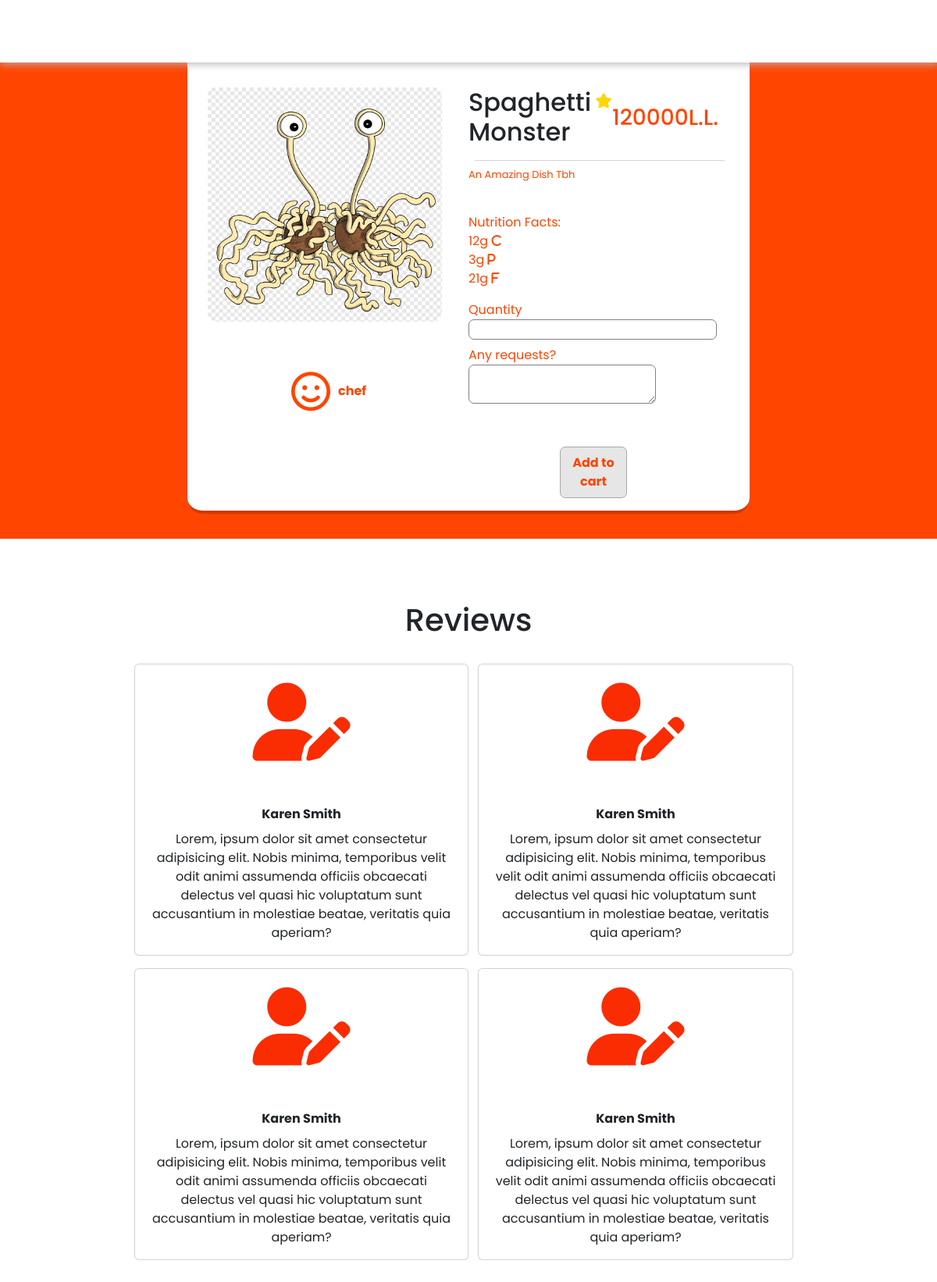
/order.php?id=46, run on the app's committed database.
### tables this page shows
CREATE TABLE `dishes` (
  `name` varchar(100) NOT NULL,
  `description` varchar(100) NOT NULL,
  `cuisine` varchar(100) NOT NULL,
  `diet` varchar(100) NOT NULL,
  `price` int(11) NOT NULL,
  `carbohydrates` int(11) NOT NULL,
  `protein` int(11) NOT NULL,
  `fat` int(11) NOT NULL,
  `id` int(11) NOT NULL,
  `image` varchar(100) NOT NULL,
  `chefid` varchar(100) NOT NULL
);

### order.php (the view, shortened to what this page needs)
<?php
include_once('config.php');
?>
<!DOCTYPE html>
<html lang="en">
<head>
  <link href="https://cdn.jsdelivr.net/npm/bootstrap@5.2.2/dist/css/bootstrap.min.css" rel="stylesheet" />
  <link rel="stylesheet" href="https://cdnjs.cloudflare.com/ajax/libs/font-awesome/6.2.0/css/all.min.css" />
  <link rel="stylesheet" href="order.css" />
  <link rel="stylesheet" href="navbar.css" />
  <link rel="stylesheet" href="footer.css" />
</head>
<body>
  <nav id="header">
  </nav>
  <?php
  $id = $_GET['id'];
  $sql = "SELECT * FROM dishes WHERE id = $id";
  $query = $db->prepare($sql);
  $query->execute();
  $result = $query->fetchAll(PDO::FETCH_OBJ);
  $dishname = $result[0]->name;
  $dishdescription = $result[0]->description;
  $dishprice = $result[0]->price;
  $dishimage = $result[0]->image;
  $dishchefid = $result[0]->chefid;
  $dishcarbohydrates = $result[0]->carbohydrates;
  $dishprotein = $result[0]->protein;
  $dishfat = $result[0]->fat;
  $dishrating = $result[0]->rating;
  ?>
  <div class="container1 mt-3">
    <div class="subcontainer d-flex p-3">
      <div class="row w-100">
        <div class="col-lg-6">
          <div class="d-flex justify-content-center">
            <div class="imagecontainer mt-5">
              <img src="imageUploads/<?php echo $dishimage ?>" style="object-fit: contain;max-width:100%; max-height: 100%;border-radius: 10px; width: 300px;"></img>
            </div>
          </div>
          <div align="center" style="color: orangered; text-indent: 10px;" class="d-flex align-items-center justify-content-center my-3"><i class="fa-regular fa-face-smile mt-5" style="font-size: 50px; color: orangered;"></i><a class="chef mt-5" href="account.html"><?php echo $dishchefid ?></a></div>
        </div>
        <div class="col-lg-6">
          <div class="rogw">
            <div class="d-flex justify-content-between align-items-center">
              <h2 class="mt-5 title text-dark"><?php echo $dishname ?></h2>
              <span style="color: orangered; font-size: larger;"><i class="fa-solid fa-star mt-" style="color: gold;"></i> <?php echo $dishrating ?></span>
              <h3 class="mt-5 title"><?php echo $dishprice ?>L.L.</h3>
            </div>
            <div class="divider ms-2 my-2" style="width: 100%"></div>
            <p class="description" style="font-size:small;"><?php echo $dishdescription ?></p><br />
            <p style="color: orangered;">Nutrition Facts: <br> <?php echo $dishcarbohydrates ?>g <i class="fa-solid fa-c"></i> <br> <?php echo $dishprotein ?>g <i class="fa-solid fa-p"></i> <br> <?php echo $dishfat ?>g <i class="fa-solid fa-f"></i></p>
          </div>
          <div class="row justify-content-center">
            <div class="col-lg-6">
              <label>Quantity</label>
              <br>
              <input name="quantity" id="quantity" type="number">
              <br>
              <label class="mt-2">Any requests?</label>
              <br>
              <textarea type="text" id="request" name="request" style="width: 15em"></textarea>
            </div>
            <div class="col-lg-6">
            </div>
            <button name="cart" id="cart" class='w-25 py-2 mt-5 add-btn'>Add to cart</button>
          </div>
        </div>
      </div>
    </div>
  </div>
  <div class="container2 mt-5 mb-5">
    <h1 align="center" class="">Reviews</h1><br>
    <div class="row mb-3">
      <div class="col-lg-6 col-md-12 p-0">
        <div class="card text-center">
          <i class="fa-solid fa-user-pen my-4" style="font-size: 100px;"></i><br>
          <strong class="py-2">Karen Smith</strong>
          <p class="px-3">Lorem, ipsum dolor sit amet consectetur adipisicing elit. Nobis minima, temporibus velit odit animi assumenda officiis obcaecati delectus vel quasi hic voluptatum sunt accusantium in molestiae beatae, veritatis quia aperiam?</p>
        </div>
      </div>
      <div class="col-lg-6 col-md-12">
        <div class="card text-center">
          <i class="fa-solid fa-user-pen my-4" style="font-size: 100px;"></i><br>
          <strong class="py-2">Karen Smith</strong>
          <p class="px-3">Lorem, ipsum dolor sit amet consectetur adipisicing elit. Nobis minima, temporibus velit odit animi assumenda officiis obcaecati delectus vel quasi hic voluptatum sunt accusantium in molestiae beatae, veritatis quia aperiam?</p>
        </div>
      </div>
    </div>
    <div class="row">
      <div class="col-lg-6 col-md-12 p-0">
        <div class="card text-center">
          <i class="fa-solid fa-user-pen my-4" style="font-size: 100px;"></i><br>
          <strong class="py-2">Karen Smith</strong>
          <p class="px-3">Lorem, ipsum dolor sit amet consectetur adipisicing elit. Nobis minima, temporibus velit odit animi assumenda officiis obcaecati delectus vel quasi hic voluptatum sunt accusantium in molestiae beatae, veritatis quia aperiam?</p>
        </div>
      </div>
      <div class="col-lg-6 col-md-12">
        <div class="card text-center">
          <i class="fa-solid fa-user-pen my-4" style="font-size: 100px;"></i><br>
          <strong class="py-2">Karen Smith</strong>
          <p class="px-3">Lorem, ipsum dolor sit amet consectetur adipisicing elit. Nobis minima, temporibus velit odit animi assumenda officiis obcaecati delectus vel quasi hic voluptatum sunt accusantium in molestiae beatae, veritatis quia aperiam?</p>
        </div>
      </div>
    </div>
  </div>
</body>
</html>

### order.css (style rules this page uses)
body { overflow-x: hidden; font-family: "Poppins", sans-serif; }
.add-btn { border: solid rgb(168, 168, 168) 1px; border-radius: 7px; background-color: rgb(230, 230, 230); color: orangered; font-weight: bold; transition: 0.3s; height: auto; width: 40px; }
.chef { text-decoration: none; color: orangered; font-weight: bold; }
.container1 { background-color: orangered; padding: 2em 4em; }
.container2 { padding: 2em 4em; width: 80vw; height: auto; margin: auto; }
.subcontainer { background-color: white; border-radius: 20px; padding-bottom: 1em; border-bottom: 4px solid rgb(210, 56, 0); width: 60vw; margin: auto; }
input, textarea { border: 1px solid gray; border-radius: 7px; text-indent: 5px; }
.title, label { color: orangered; }
.description { color: orangered; }
p > i { color: orangered; }
i { color: #fa2c02; }
.divider { height: 1px; width: 100%; background-color: lightgray; }

### navbar.css (style rules this page uses)
* { padding: 0; margin: 0; text-decoration: none; list-style: none; box-sizing: border-box; }
nav { background: white; height: 80px; width: 100%; position: sticky; box-shadow: 1px 1px 10px 1px rgb(182, 182, 182); z-index: 999; position: fixed; top: 0; }

### footer.css (style rules this page uses)
* { padding: 0; margin: 0; text-decoration: none; list-style: none; box-sizing: border-box; }
p, span, address, h2, .footer a { text-decoration: none; font-family: "Poppins", sans-serif; }

### data on the page
dishes: image (picture), chefid "chef", name "Spaghetti Monster", price "120000", description "An Amazing Dish Tbh", carbohydrates "12", protein "3", fat "21"
